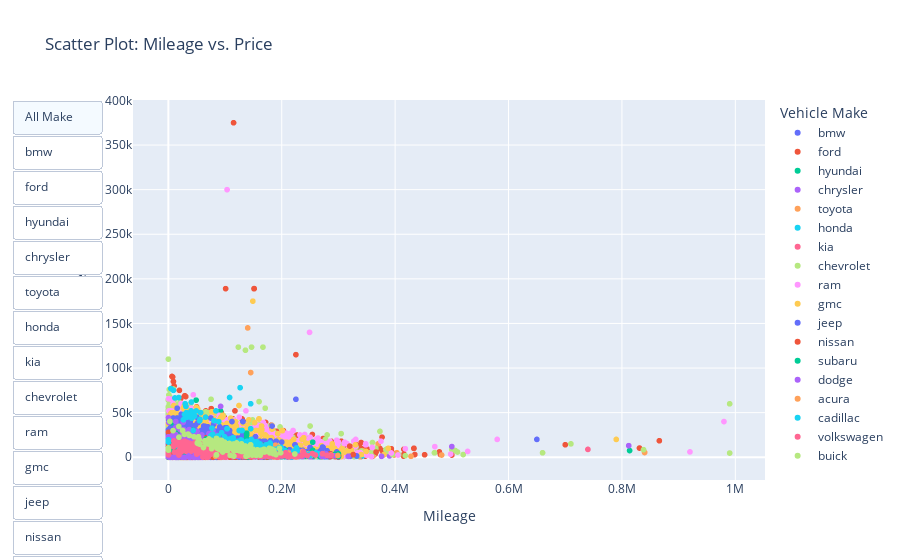

Write notebook code for a chart like this one.
### Markdown cell above
From the graph above we see that SUV's and sedans are the best selling model type. With the best selling manufacturers being Ford and Chevrolet.

### Code cell
# mileage, price, and vehicle types
fig = px.scatter(df, x='odometer', y='price', color='make', title='Scatter Plot: Mileage vs. Price', labels={'odometer': 'Mileage', 'price': 'Price', 'make': 'Vehicle Make'})

# Add a dropdown menu for selecting vehicle types
fig.update_layout(updatemenus=[dict(type='buttons', showactive=True, buttons=[
    dict(label='All Make', method='update', args=[{'visible': [True] * len(df['make'].unique())}]),
    *[
        dict(label=vehicle_type, method='update', args=[{'visible': [type == vehicle_type for type in df['make'].unique()]}])
        for vehicle_type in df['make'].unique()
    ]
])])

# Show the plot
fig.show()

### Figure 1 — Plotly figure (JSON) as saved in the notebook; plotly's stock layout.template omitted (floating-point values rounded to 4 significant figures; data arrays with more than 128 entries replaced by an {"elided": "..."} marker saying what was removed)
{"data": [{"hovertemplate": "Vehicle Make=bmw<br>Mileage=%{x}<br>Price=%{y}<extra></extra>", "legendgroup": "bmw", "marker": {"color": "#636efa", "symbol": "circle"}, "mode": "markers", "name": "bmw", "showlegend": true, "type": "scattergl", "x": {"elided": "267 float values"}, "xaxis": "x", "y": {"elided": "267 int values"}, "yaxis": "y"}, {"hovertemplate": "Vehicle Make=ford<br>Mileage=%{x}<br>Price=%{y}<extra></extra>", "legendgroup": "ford", "marker": {"color": "#EF553B", "symbol": "circle"}, "mode": "markers", "name": "ford", "showlegend": true, "type": "scattergl", "x": {"elided": "12658 float values"}, "xaxis": "x", "y": {"elided": "12658 int values"}, "yaxis": "y"}, {"hovertemplate": "Vehicle Make=hyundai<br>Mileage=%{x}<br>Price=%{y}<extra></extra>", "legendgroup": "hyundai", "marker": {"color": "#00cc96", "symbol": "circle"}, "mode": "markers", "name": "hyundai", "showlegend": true, "type": "scattergl", "x": {"elided": "1172 float values"}, "xaxis": "x", "y": {"elided": "1172 int values"}, "yaxis": "y"}, {"hovertemplate": "Vehicle Make=chrysler<br>Mileage=%{x}<br>Price=%{y}<extra></extra>", "legendgroup": "chrysler", "marker": {"color": "#ab63fa", "symbol": "circle"}, "mode": "markers", "name": "chrysler", "showlegend": true, "type": "scattergl", "x": {"elided": "837 float values"}, "xaxis": "x", "y": {"elided": "837 int values"}, "yaxis": "y"}, {"hovertemplate": "Vehicle Make=toyota<br>Mileage=%{x}<br>Price=%{y}<extra></extra>", "legendgroup": "toyota", "marker": {"color": "#FFA15A", "symbol": "circle"}, "mode": "markers", "name": "toyota", "showlegend": true, "type": "scattergl", "x": {"elided": "5444 float values"}, "xaxis": "x", "y": {"elided": "5444 int values"}, "yaxis": "y"}, {"hovertemplate": "Vehicle Make=honda<br>Mileage=%{x}<br>Price=%{y}<extra></extra>", "legendgroup": "honda", "marker": {"color": "#19d3f3", "symbol": "circle"}, "mode": "markers", "name": "honda", "showlegend": true, "type": "scattergl", "x": {"elided": "3481 float values"}, "xaxis": "x", "y": {"elided": "3481 int values"}, "yaxis": "y"}, {"hovertemplate": "Vehicle Make=kia<br>Mileage=%{x}<br>Price=%{y}<extra></extra>", "legendgroup": "kia", "marker": {"color": "#FF6692", "symbol": "circle"}, "mode": "markers", "name": "kia", "showlegend": true, "type": "scattergl", "x": {"elided": "583 float values"}, "xaxis": "x", "y": {"elided": "583 int values"}, "yaxis": "y"}, {"hovertemplate": "Vehicle Make=chevrolet<br>Mileage=%{x}<br>Price=%{y}<extra></extra>", "legendgroup": "chevrolet", "marker": {"color": "#B6E880", "symbol": "circle"}, "mode": "markers", "name": "chevrolet", "showlegend": true, "type": "scattergl", "x": {"elided": "10602 float values"}, "xaxis": "x", "y": {"elided": "10602 int values"}, "yaxis": "y"}, {"hovertemplate": "Vehicle Make=ram<br>Mileage=%{x}<br>Price=%{y}<extra></extra>", "legendgroup": "ram", "marker": {"color": "#FF97FF", "symbol": "circle"}, "mode": "markers", "name": "ram", "showlegend": true, "type": "scattergl", "x": {"elided": "3316 float values"}, "xaxis": "x", "y": {"elided": "3316 int values"}, "yaxis": "y"}, {"hovertemplate": "Vehicle Make=gmc<br>Mileage=%{x}<br>Price=%{y}<extra></extra>", "legendgroup": "gmc", "marker": {"color": "#FECB52", "symbol": "circle"}, "mode": "markers", "name": "gmc", "showlegend": true, "type": "scattergl", "x": {"elided": "2377 float values"}, "xaxis": "x", "y": {"elided": "2377 int values"}, "yaxis": "y"}, {"hovertemplate": "Vehicle Make=jeep<br>Mileage=%{x}<br>Price=%{y}<extra></extra>", "legendgroup": "jeep", "marker": {"color": "#636efa", "symbol": "circle"}, "mode": "markers", "name": "jeep", "showlegend": true, "type": "scattergl", "x": {"elided": "3279 float values"}, "xaxis": "x", "y": {"elided": "3279 int values"}, "yaxis": "y"}, {"hovertemplate": "Vehicle Make=nissan<br>Mileage=%{x}<br>Price=%{y}<extra></extra>", "legendgroup": "nissan", "marker": {"color": "#EF553B", "symbol": "circle"}, "mode": "markers", "name": "nissan", "showlegend": true, "type": "scattergl", "x": {"elided": "3208 float values"}, "xaxis": "x", "y": {"elided": "3208 int values"}, "yaxis": "y"}, {"hovertemplate": "Vehicle Make=subaru<br>Mileage=%{x}<br>Price=%{y}<extra></extra>", "legendgroup": "subaru", "marker": {"color": "#00cc96", "symbol": "circle"}, "mode": "markers", "name": "subaru", "showlegend": true, "type": "scattergl", "x": {"elided": "1272 float values"}, "xaxis": "x", "y": {"elided": "1272 int values"}, "yaxis": "y"}, {"hovertemplate": "Vehicle Make=dodge<br>Mileage=%{x}<br>Price=%{y}<extra></extra>", "legendgroup": "dodge", "marker": {"color": "#ab63fa", "symbol": "circle"}, "mode": "markers", "name": "dodge", "showlegend": true, "type": "scattergl", "x": {"elided": "1255 float values"}, "xaxis": "x", "y": {"elided": "1255 int values"}, "yaxis": "y"}, {"hovertemplate": "Vehicle Make=acura<br>Mileage=%{x}<br>Price=%{y}<extra></extra>", "legendgroup": "acura", "marker": {"color": "#FFA15A", "symbol": "circle"}, "mode": "markers", "name": "acura", "showlegend": true, "type": "scattergl", "x": {"elided": "236 float values"}, "xaxis": "x", "y": {"elided": "236 int values"}, "yaxis": "y"}, {"hovertemplate": "Vehicle Make=cadillac<br>Mileage=%{x}<br>Price=%{y}<extra></extra>", "legendgroup": "cadillac", "marker": {"color": "#19d3f3", "symbol": "circle"}, "mode": "markers", "name": "cadillac", "showlegend": true, "type": "scattergl", "x": {"elided": "321 float values"}, "xaxis": "x", "y": {"elided": "321 int values"}, "yaxis": "y"}, {"hovertemplate": "Vehicle Make=volkswagen<br>Mileage=%{x}<br>Price=%{y}<extra></extra>", "legendgroup": "volkswagen", "marker": {"color": "#FF6692", "symbol": "circle"}, "mode": "markers", "name": "volkswagen", "showlegend": true, "type": "scattergl", "x": {"elided": "868 float values"}, "xaxis": "x", "y": {"elided": "868 int values"}, "yaxis": "y"}, {"hovertemplate": "Vehicle Make=buick<br>Mileage=%{x}<br>Price=%{y}<extra></extra>", "legendgroup": "buick", "marker": {"color": "#B6E880", "symbol": "circle"}, "mode": "markers", "name": "buick", "showlegend": true, "type": "scattergl", "x": {"elided": "271 int values"}, "xaxis": "x", "y": {"elided": "271 int values"}, "yaxis": "y"}], "layout": {"legend": {"title": {"text": "Vehicle Make"}, "tracegroupgap": 0}, "title": {"text": "Scatter Plot: Mileage vs. Price"}, "updatemenus": [{"buttons": [{"args": [{"visible": [true, true, true, true, true, true, true, true, true, true, true, true, true, true, true, true, true, true]}], "label": "All Make", "method": "update"}, {"args": [{"visible": [true, false, false, false, false, false, false, false, false, false, false, false, false, false, false, false, false, false]}], "label": "bmw", "method": "update"}, {"args": [{"visible": [false, true, false, false, false, false, false, false, false, false, false, false, false, false, false, false, false, false]}], "label": "ford", "method": "update"}, {"args": [{"visible": [false, false, true, false, false, false, false, false, false, false, false, false, false, false, false, false, false, false]}], "label": "hyundai", "method": "update"}, {"args": [{"visible": [false, false, false, true, false, false, false, false, false, false, false, false, false, false, false, false, false, false]}], "label": "chrysler", "method": "update"}, {"args": [{"visible": [false, false, false, false, true, false, false, false, false, false, false, false, false, false, false, false, false, false]}], "label": "toyota", "method": "update"}, {"args": [{"visible": [false, false, false, false, false, true, false, false, false, false, false, false, false, false, false, false, false, false]}], "label": "honda", "method": "update"}, {"args": [{"visible": [false, false, false, false, false, false, true, false, false, false, false, false, false, false, false, false, false, false]}], "label": "kia", "method": "update"}, {"args": [{"visible": [false, false, false, false, false, false, false, true, false, false, false, false, false, false, false, false, false, false]}], "label": "chevrolet", "method": "update"}, {"args": [{"visible": [false, false, false, false, false, false, false, false, true, false, false, false, false, false, false, false, false, false]}], "label": "ram", "method": "update"}, {"args": [{"visible": [false, false, false, false, false, false, false, false, false, true, false, false, false, false, false, false, false, false]}], "label": "gmc", "method": "update"}, {"args": [{"visible": [false, false, false, false, false, false, false, false, false, false, true, false, false, false, false, false, false, false]}], "label": "jeep", "method": "update"}, {"args": [{"visible": [false, false, false, false, false, false, false, false, false, false, false, true, false, false, false, false, false, false]}], "label": "nissan", "method": "update"}, {"args": [{"visible": [false, false, false, false, false, false, false, false, false, false, false, false, true, false, false, false, false, false]}], "label": "subaru", "method": "update"}, {"args": [{"visible": [false, false, false, false, false, false, false, false, false, false, false, false, false, true, false, false, false, false]}], "label": "dodge", "method": "update"}, {"args": [{"visible": [false, false, false, false, false, false, false, false, false, false, false, false, false, false, true, false, false, false]}], "label": "acura", "method": "update"}, {"args": [{"visible": [false, false, false, false, false, false, false, false, false, false, false, false, false, false, false, true, false, false]}], "label": "cadillac", "method": "update"}, {"args": [{"visible": [false, false, false, false, false, false, false, false, false, false, false, false, false, false, false, false, true, false]}], "label": "volkswagen", "method": "update"}, {"args": [{"visible": [false, false, false, false, false, false, false, false, false, false, false, false, false, false, false, false, false, true]}], "label": "buick", "method": "update"}], "showactive": true, "type": "buttons"}], "xaxis": {"anchor": "y", "domain": [0, 1], "title": {"text": "Mileage"}}, "yaxis": {"anchor": "x", "domain": [0, 1], "title": {"text": "Price"}}}}
